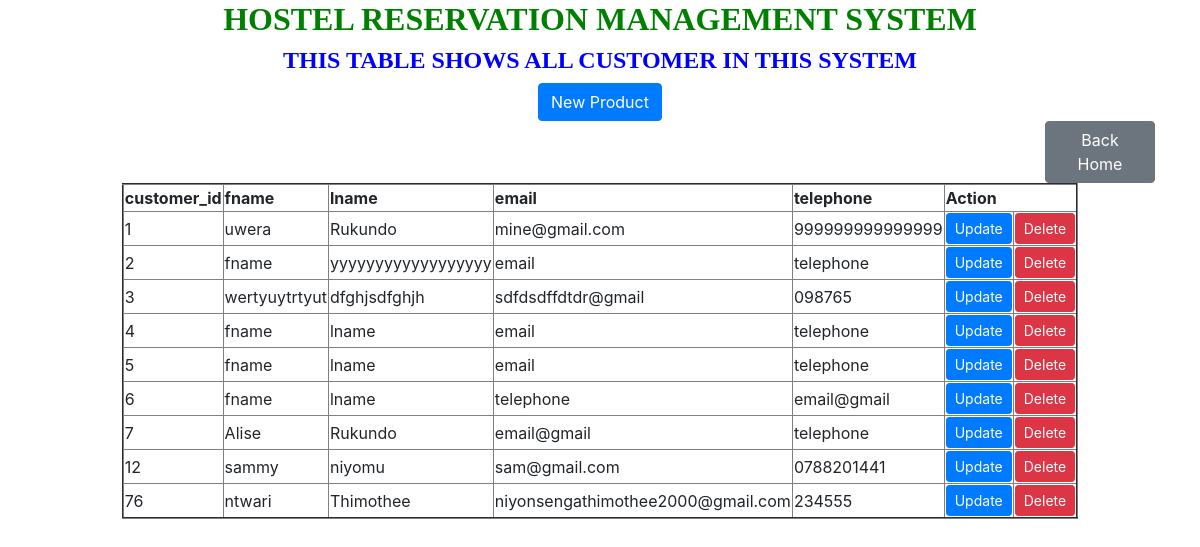
Screenshot of /viewcustomer.php with the database file from the repository.
### tables this page shows
CREATE TABLE `customer` (
  `customer_id` int(7) NOT NULL,
  `fname` varchar(18) NOT NULL,
  `lname` varchar(18) NOT NULL,
  `email` varchar(35) NOT NULL,
  `telephone` varchar(15) NOT NULL
);

### viewcustomer.php (the view, shortened to what this page needs)
<!DOCTYPE html>
<html>
<head>
    <link href="https://stackpath.bootstrapcdn.com/bootstrap/4.5.2/css/bootstrap.min.css" rel="stylesheet">
</head>
<body>
<center>
    <div class="container">
        <h2 style="text-align: center; font-family: century; font-weight: bold; color: green;">HOSTEL RESERVATION MANAGEMENT SYSTEM</h2>
        <h4 style="text-align: center; font-family: century; font-weight: bold; color:blue;">THIS TABLE SHOWS ALL CUSTOMER IN THIS SYSTEM </h4>
        <a href="customer.html" class="btn btn-primary" style="margin-top: 0px;">New Product</a>
        <a href="home.html" class="btn btn-secondary" style="margin-left: 1000px;">Back Home</a>
        <table border="2">
            <thead>
                <tr>
                    <th>customer_id</th>
                    <th>fname</th>
                    <th>lname</th>
                    <th>email</th>
                    <th>telephone</th>
                    <th colspan="2">Action</th>
                </tr>
            </thead>
            <tbody>
                <?php
                include "dbconnection.php";
                $sql = "SELECT * FROM customer";
                $result = $connection->query($sql);
                while ($row = $result->fetch_assoc()) {
                    echo "
                    <tr>
                        <td>{$row['customer_id']}</td>
                        <td>{$row['fname']}</td>
                        <td>{$row['lname']}</td>
                        <td>{$row['email']}</td>
                        <td>{$row['telephone']}</td>
                        <td>
                            <a href='/wet/update_customer.php?customer_id={$row['customer_id']}' class='btn btn-primary btn-sm'>Update</a></td>
                            <td>
                            <a href='/wetT/delete_customer.php?customer_id={$row['customer_id']}' class='btn btn-danger btn-sm'>Delete</a>
                        </td>
                    </tr>
                    ";
                }
                ?>
            </tbody>
        </table>
    </div>
    </center>
</body>
</html>

### rows the page displays
customer: customer_id "1", fname "uwera", lname "Rukundo", email "mine@gmail.com", telephone "999999999999999"
customer: customer_id "2", fname "fname", lname "yyyyyyyyyyyyyyyyyy", email "email", telephone "telephone"
customer: customer_id "3", fname "wertyuytrtyut", lname "dfghjsdfghjh", email "sdfdsdffdtdr@gmail", telephone "098765"
customer: customer_id "4", fname "fname", lname "lname", email "email", telephone "telephone"
customer: customer_id "5", fname "fname", lname "lname", email "email", telephone "telephone"
customer: customer_id "6", fname "fname", lname "lname", email "telephone", telephone "email@gmail"
customer: customer_id "7", fname "Alise", lname "Rukundo", email "email@gmail", telephone "telephone"
customer: customer_id "12", fname "sammy", lname "niyomu", email "sam@gmail.com", telephone "0788201441"
customer: customer_id "76", fname "ntwari", lname "Thimothee", email "niyonsengathimothee2000@gmail.com", telephone "234555"
